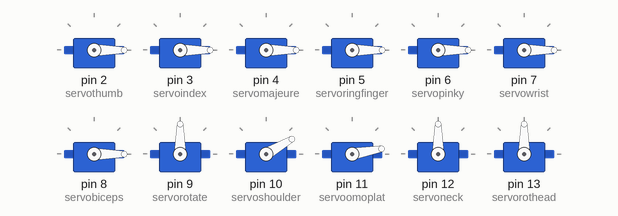
This sketch was run on a simulated Arduino Uno, built with avr-gcc and run on an emulated ATmega328P. Parts: 12 × servo.

Above: at 0.05 s.
At 6.0 s:
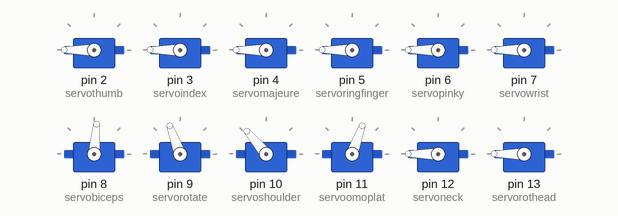
Timing chart, 0 to 7.8 s (numbered marks = the images above):
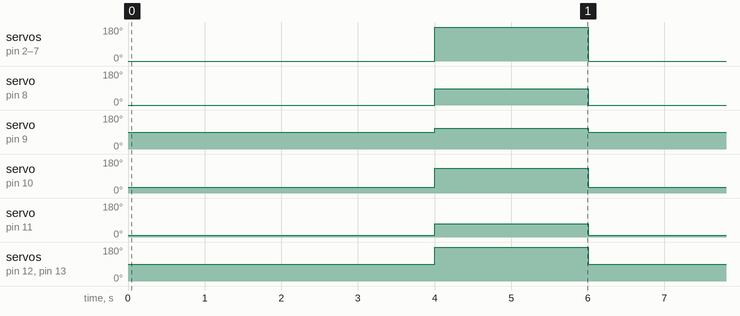

The sketch:

sketch_feb17a.ino
```cpp
#include <Servo.h>

Servo servothumb;          // Define thumb servo
Servo servoindex;          // Define index servo
Servo servomajeure;
Servo servoringfinger;
Servo servopinky;
Servo servowrist;
Servo servobiceps;
Servo servorotate;
Servo servoshoulder;
Servo servoomoplat;
Servo servoneck;
Servo servorothead;

void setup() {
  servothumb.attach(2);  // Set thumb servo to digital pin 2
  servoindex.attach(3);  // Set index servo to digital pin 3
  servomajeure.attach(4);
  servoringfinger.attach(5);
  servopinky.attach(6);
  servowrist.attach(7);
  servobiceps.attach(8);
  servorotate.attach(9);
  servoshoulder.attach(10);
  servoomoplat.attach(11);
  servoneck.attach(12);
  servorothead.attach(13);

}

void loop() {            // Loop through motion tests
  //alltovirtual();        // Example: alltovirtual
  //delay(4000);           // Wait 4000 milliseconds (4 seconds)
  alltorest();           // Uncomment to use this
  delay(4000);           // Uncomment to use this
  alltomax();            // Uncomment to use this
  delay(2000);
  //allto90();
  //delay(4000);           // Uncomment to use this


}
// Motion to set the servo into "virtual" 0 position: alltovirtual
void alltovirtual() {
  servothumb.write(0);
  servoindex.write(0);
  servomajeure.write(0);
  servoringfinger.write(0);
  servopinky.write(0);
  servowrist.write(0);
  servobiceps.write(0);
  servorotate.write(20);    //Never less then (20 degree)
  servoshoulder.write(30);  //Never less then (30 degree)
  servoomoplat.write(10);   //Never less then (10 degree)
  servoneck.write(0);
  servorothead.write(0);
}
// Motion to set the servo into "rest" position: alltorest
void alltorest() {
  servothumb.write(0);
  servoindex.write(0);
  servomajeure.write(0);
  servoringfinger.write(0);
  servopinky.write(0);
  servowrist.write(0);
  servobiceps.write(0);
  servorotate.write(90);    //Never less then (20 degree)
  servoshoulder.write(30);  //Never less then (30 degree)
  servoomoplat.write(10);   //Never less then (10 degree)
  servoneck.write(90);
  servorothead.write(90);
}


// Motion to set the servo into "max" position: alltomax
void alltomax() {
  servothumb.write(180);
  servoindex.write(180);
  servomajeure.write(180);
  servoringfinger.write(180);
  servopinky.write(180);
  servowrist.write(180);
  servobiceps.write(85);      //Never more then (85 or 90degree)
  servorotate.write(110);     //Never more then (110 degree)
  servoshoulder.write(130);   //Never more then (130 degree)
  servoomoplat.write(70);     //Never more then (70 degree)
  servoneck.write(180);
  servorothead.write(180);
}

void allto90() {
  servothumb.write(90);
  servoindex.write(90);
  servomajeure.write(90);
  servoringfinger.write(90);
  servopinky.write(90);
  servowrist.write(90);
  servobiceps.write(90);
  servorotate.write(90);
  servoshoulder.write(90);
  servoomoplat.write(90);
  servoneck.write(90);
  servorothead.write(90);
}

 
```

Measured:
- by itself, servo on pin 8 (servobiceps): alternates 85° for 2.0 s and 0° for 4.0 s
- by itself, servo on pin 9 (servorotate): alternates 110° for 2.0 s and 90° for 4.0 s
- by itself, servo on pin 10 (servoshoulder): alternates 130° for 2.0 s and 30° for 4.0 s
- by itself, servo on pin 11 (servoomoplat): alternates 70° for 2.0 s and 10° for 4.0 s
- by itself, servo on pin 12 (servoneck), servo on pin 13 (servorothead): alternates 180° for 2.0 s and 90° for 4.0 s
- by itself, servo on pin 2 (servothumb), servo on pin 3 (servoindex), servo on pin 4 (servomajeure), servo on pin 5 (servoringfinger), servo on pin 6 (servopinky), servo on pin 7 (servowrist): alternates 180° for 2.0 s and 0° for 4.0 s
